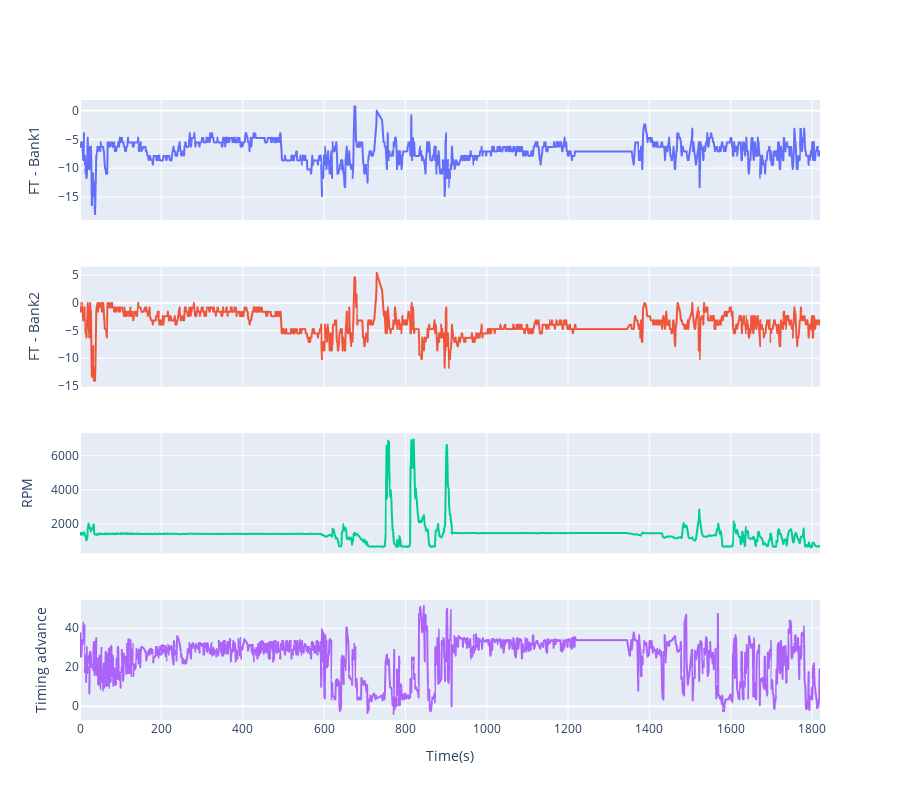

Here is the notebook cell this chart was saved with:
### Code cell
file = r"C:\Users\virmi\Downloads\Tempomat80.csv"
#file = r"C:\Users\virmi\Downloads\VollastAutobahn.csv"

df = pd.read_csv(file, sep=',')

df['FT - Bank1'] = df['STFT - Bank1'] + df['LTFT - Bank1']
df['FT - Bank2'] = df['STFT - Bank2'] + df['LTFT - Bank2']

#print(os.getcwd())
#print(df.head)
#list(df)

'''
data = [ #'session', \
         #'time', \
         #'GPS Longitude', \
         #'GPS Latitude', \
         #'GPS Bearing', \
         #'Absolute throttle position B', \
         #'Throttle position', \
         #'Fuel Rail Pressure', \
         #'MAF(air flow)', \
         #'Catalyst Temp - Bank 1  Sensor 1', \
         #'Catalyst Temp - Bank 2  Sensor 1', \
         #'STFT - Bank1', \
         #'LTFT - Bank1', \
         #'FT - Bank1', \
         #'STFT - Bank2', \
         #'LTFT - Bank2', \
         #'FT - Bank2', \
         #'Air Fuel Ratio (alt)', \
         #'Air Fuel Ratio', \
         #'Coolant', \
         #'Engine Load', \
         #'Absolute load value', \
         #'O2 S1 Equiv. Ratio and/or Current', \
         #'O2 Sensor 1x2', \
         #'O2 Sensor 2x2', \
         #'Relative throttle position', \
         #'RPM', \
         #'Timing advance', \
         #'GPS Speed']
    
data = [ 'session', \
         'time', \
         'GPS Longitude', \
         'GPS Latitude', \
         'GPS Bearing', \
         'Absolute throttle position B', \
         'Throttle position', \
         'Fuel Rail Pressure', \
         'MAF(air flow)', \
         'Catalyst Temp - Bank 1  Sensor 1', \
         'Catalyst Temp - Bank 2  Sensor 1', \
         'STFT - Bank1', \
         'LTFT - Bank1', \
         'FT - Bank1', \
         'STFT - Bank2', \
         'LTFT - Bank2', \
         'FT - Bank2', \
         'Air Fuel Ratio (alt)', \
         'Air Fuel Ratio', \
         'Coolant', \
         'Engine Load', \
         'Absolute load value', \
         'O2 S1 Equiv. Ratio and/or Current', \
         'O2 Sensor 1x2', \
         'O2 Sensor 2x2', \
         'Relative throttle position', \
         'RPM', \
         'Timing advance', \
         'GPS Speed']
'''

data = [ #'session', \
         #'time', \
         #'GPS Longitude', \
         #'GPS Latitude', \
         #'GPS Bearing', \
         #'Absolute throttle position B', \
         #'Throttle position', \
         #'Fuel Rail Pressure', \
         #'MAF(air flow)', \
         #'Catalyst Temp - Bank 1  Sensor 1', \
         #'Catalyst Temp - Bank 2  Sensor 1', \
         #'STFT - Bank1', \
         #'LTFT - Bank1', \
         'FT - Bank1', \
         #'STFT - Bank2', \
         #'LTFT - Bank2', \
         'FT - Bank2', \
         #'Air Fuel Ratio (alt)', \
         #'Air Fuel Ratio', \
         #'Coolant', \
         #'Engine Load', \
         #'Absolute load value', \
         #'O2 S1 Equiv. Ratio and/or Current', \
         #'O2 Sensor 1x2', \
         #'O2 Sensor 2x2', \
         #'Relative throttle position', \
         'RPM', \
         'Timing advance', \
         #'GPS Speed' \
         ]

plotList(data)

### Figure 1 — Plotly figure (JSON) as saved in the notebook; plotly's stock layout.template omitted (floating-point values rounded to 4 significant figures; data arrays with more than 128 entries replaced by an {"elided": "..."} marker saying what was removed)
{"data": [{"type": "scattergl", "x": {"elided": "1580 float values"}, "xaxis": "x", "y": {"elided": "1580 float values"}, "yaxis": "y"}, {"type": "scattergl", "x": {"elided": "1580 float values"}, "xaxis": "x2", "y": {"elided": "1580 float values"}, "yaxis": "y2"}, {"type": "scattergl", "x": {"elided": "1580 float values"}, "xaxis": "x3", "y": {"elided": "1580 int values"}, "yaxis": "y3"}, {"type": "scattergl", "x": {"elided": "1580 float values"}, "xaxis": "x4", "y": {"elided": "1580 float values"}, "yaxis": "y4"}], "layout": {"height": 800, "showlegend": false, "xaxis": {"anchor": "y", "domain": [0, 1], "matches": "x4", "showticklabels": false}, "xaxis2": {"anchor": "y2", "domain": [0, 1], "matches": "x4", "showticklabels": false}, "xaxis3": {"anchor": "y3", "domain": [0, 1], "matches": "x4", "showticklabels": false}, "xaxis4": {"anchor": "y4", "domain": [0, 1], "title": {"text": "Time(s)"}}, "yaxis": {"anchor": "x", "domain": [0.8063, 1], "title": {"text": "FT - Bank1"}}, "yaxis2": {"anchor": "x2", "domain": [0.5375, 0.7312], "title": {"text": "FT - Bank2"}}, "yaxis3": {"anchor": "x3", "domain": [0.2687, 0.4625], "title": {"text": "RPM"}}, "yaxis4": {"anchor": "x4", "domain": [0, 0.1938], "title": {"text": "Timing advance"}}}}
